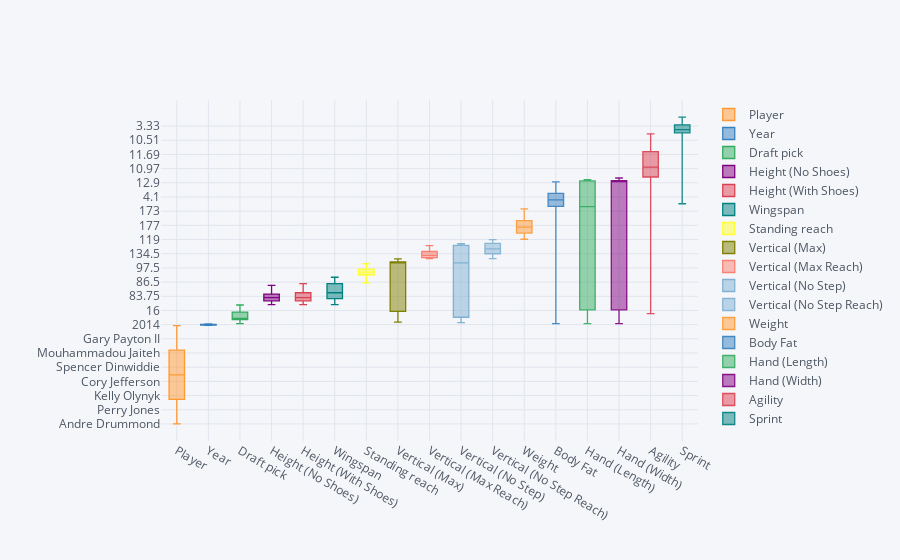

Notebook source saved alongside this figure:
### Code cell
plt.figure(figsize=(20,15))
df.iplot(kind="box")

### Figure 1 — Plotly figure (JSON) as saved in the notebook; plotly's stock layout.template omitted (floating-point values rounded to 4 significant figures; data arrays with more than 128 entries replaced by an {"elided": "..."} marker saying what was removed)
{"data": [{"boxpoints": false, "line": {"width": 1.3}, "marker": {"color": "rgba(255, 153, 51, 1.0)"}, "name": "Player", "orientation": "v", "type": "box", "y": {"elided": "306 str values"}}, {"boxpoints": false, "line": {"width": 1.3}, "marker": {"color": "rgba(55, 128, 191, 1.0)"}, "name": "Year", "orientation": "v", "type": "box", "y": {"elided": "306 int values"}}, {"boxpoints": false, "line": {"width": 1.3}, "marker": {"color": "rgba(50, 171, 96, 1.0)"}, "name": "Draft pick", "orientation": "v", "type": "box", "y": {"elided": "306 int values"}}, {"boxpoints": false, "line": {"width": 1.3}, "marker": {"color": "rgba(128, 0, 128, 1.0)"}, "name": "Height (No Shoes)", "orientation": "v", "type": "box", "y": {"elided": "306 float values"}}, {"boxpoints": false, "line": {"width": 1.3}, "marker": {"color": "rgba(219, 64, 82, 1.0)"}, "name": "Height (With Shoes)", "orientation": "v", "type": "box", "y": {"elided": "306 float values"}}, {"boxpoints": false, "line": {"width": 1.3}, "marker": {"color": "rgba(0, 128, 128, 1.0)"}, "name": "Wingspan", "orientation": "v", "type": "box", "y": {"elided": "306 float values"}}, {"boxpoints": false, "line": {"width": 1.3}, "marker": {"color": "rgba(255, 255, 51, 1.0)"}, "name": "Standing reach", "orientation": "v", "type": "box", "y": {"elided": "306 float values"}}, {"boxpoints": false, "line": {"width": 1.3}, "marker": {"color": "rgba(128, 128, 0, 1.0)"}, "name": "Vertical (Max)", "orientation": "v", "type": "box", "y": {"elided": "306 float values"}}, {"boxpoints": false, "line": {"width": 1.3}, "marker": {"color": "rgba(251, 128, 114, 1.0)"}, "name": "Vertical (Max Reach)", "orientation": "v", "type": "box", "y": {"elided": "306 float values"}}, {"boxpoints": false, "line": {"width": 1.3}, "marker": {"color": "rgba(128, 177, 211, 1.0)"}, "name": "Vertical (No Step)", "orientation": "v", "type": "box", "y": {"elided": "306 float values"}}, {"boxpoints": false, "line": {"width": 1.3}, "marker": {"color": "rgba(128, 177, 211, 0.8999999999999999)"}, "name": "Vertical (No Step Reach)", "orientation": "v", "type": "box", "y": {"elided": "306 float values"}}, {"boxpoints": false, "line": {"width": 1.3}, "marker": {"color": "rgba(255, 153, 51, 0.8999999999999999)"}, "name": "Weight", "orientation": "v", "type": "box", "y": {"elided": "306 float values"}}, {"boxpoints": false, "line": {"width": 1.3}, "marker": {"color": "rgba(55, 128, 191, 0.8999999999999999)"}, "name": "Body Fat", "orientation": "v", "type": "box", "y": {"elided": "306 float values"}}, {"boxpoints": false, "line": {"width": 1.3}, "marker": {"color": "rgba(50, 171, 96, 0.8999999999999999)"}, "name": "Hand (Length)", "orientation": "v", "type": "box", "y": {"elided": "306 float values"}}, {"boxpoints": false, "line": {"width": 1.3}, "marker": {"color": "rgba(128, 0, 128, 0.8999999999999999)"}, "name": "Hand (Width)", "orientation": "v", "type": "box", "y": {"elided": "306 float values"}}, {"boxpoints": false, "line": {"width": 1.3}, "marker": {"color": "rgba(219, 64, 82, 0.8999999999999999)"}, "name": "Agility", "orientation": "v", "type": "box", "y": {"elided": "306 float values"}}, {"boxpoints": false, "line": {"width": 1.3}, "marker": {"color": "rgba(0, 128, 128, 0.8999999999999999)"}, "name": "Sprint", "orientation": "v", "type": "box", "y": {"elided": "306 float values"}}], "layout": {"legend": {"bgcolor": "#F5F6F9", "font": {"color": "#4D5663"}}, "paper_bgcolor": "#F5F6F9", "plot_bgcolor": "#F5F6F9", "title": {"font": {"color": "#4D5663"}}, "xaxis": {"gridcolor": "#E1E5ED", "showgrid": true, "tickfont": {"color": "#4D5663"}, "title": {"font": {"color": "#4D5663"}, "text": ""}, "zerolinecolor": "#E1E5ED"}, "yaxis": {"gridcolor": "#E1E5ED", "showgrid": true, "tickfont": {"color": "#4D5663"}, "title": {"font": {"color": "#4D5663"}, "text": ""}, "zerolinecolor": "#E1E5ED"}}}
